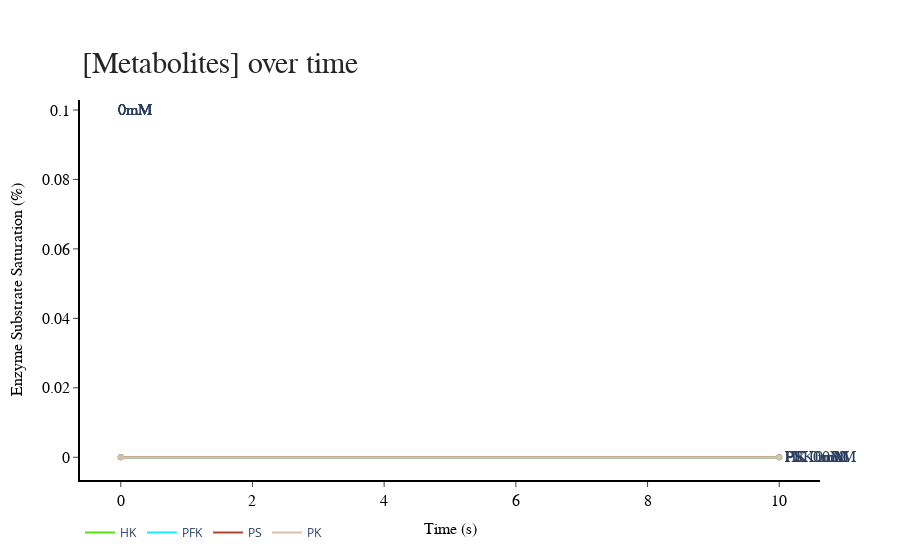

The cell this chart's notebook holds for it:
### Code cell
Plotly_EnzymeSubstrateSaturation(Title = 'Enzyme Substrate Saturation', Time = np.linspace(0, SIM_DURATION_SECONDS, TOTAL_STEPS), Data = arr2DEnzymePercentSubstrateSaturation.T, Legend = enzymeLegend)

### Figure 1 — Plotly figure (JSON) as saved in the notebook; plotly's stock layout.template omitted (floating-point values rounded to 4 significant figures; data arrays with more than 128 entries replaced by an {"elided": "..."} marker saying what was removed)
{"data": [{"connectgaps": true, "line": {"color": "rgb(88,221,19)"}, "mode": "lines", "name": "HK", "type": "scatter", "x": {"elided": "1000 float values"}, "y": {"elided": "1000 float values"}}, {"marker": {"color": "rgb(88,221,19)"}, "mode": "markers", "name": "HK", "showlegend": false, "type": "scatter", "x": [0, 10], "y": [0, 2.572e-36]}, {"connectgaps": true, "line": {"color": "rgb(25,234,245)"}, "mode": "lines", "name": "PFK", "type": "scatter", "x": {"elided": "1000 float values"}, "y": {"elided": "1000 float values"}}, {"marker": {"color": "rgb(25,234,245)"}, "mode": "markers", "name": "PFK", "showlegend": false, "type": "scatter", "x": [0, 10], "y": [0, 2.572e-36]}, {"connectgaps": true, "line": {"color": "rgb(172,70,45)"}, "mode": "lines", "name": "PS", "type": "scatter", "x": {"elided": "1000 float values"}, "y": {"elided": "1000 float values"}}, {"marker": {"color": "rgb(172,70,45)"}, "mode": "markers", "name": "PS", "showlegend": false, "type": "scatter", "x": [0, 10], "y": [0, 2.572e-36]}, {"connectgaps": true, "line": {"color": "rgb(216,192,172)"}, "mode": "lines", "name": "PK", "type": "scatter", "x": {"elided": "1000 float values"}, "y": {"elided": "1000 float values"}}, {"marker": {"color": "rgb(216,192,172)"}, "mode": "markers", "name": "PK", "showlegend": false, "type": "scatter", "x": [0, 10], "y": [0, 2.572e-36]}], "layout": {"annotations": [{"axref": "x", "font": {"family": "Arial", "size": 16}, "showarrow": false, "text": "  0mM", "x": 0.1, "xanchor": "right", "xref": "paper", "y": 0.1, "yanchor": "middle"}, {"axref": "x", "font": {"family": "Arial", "size": 16}, "showarrow": false, "text": "HK  0mM", "x": 0.95, "xanchor": "left", "xref": "paper", "y": 2.572e-36, "yanchor": "middle"}, {"axref": "x", "font": {"family": "Arial", "size": 16}, "showarrow": false, "text": "  0mM", "x": 0.1, "xanchor": "right", "xref": "paper", "y": 0.1, "yanchor": "middle"}, {"axref": "x", "font": {"family": "Arial", "size": 16}, "showarrow": false, "text": "PFK  0mM", "x": 0.95, "xanchor": "left", "xref": "paper", "y": 2.572e-36, "yanchor": "middle"}, {"axref": "x", "font": {"family": "Arial", "size": 16}, "showarrow": false, "text": "  0mM", "x": 0.1, "xanchor": "right", "xref": "paper", "y": 0.1, "yanchor": "middle"}, {"axref": "x", "font": {"family": "Arial", "size": 16}, "showarrow": false, "text": "PS  0mM", "x": 0.95, "xanchor": "left", "xref": "paper", "y": 2.572e-36, "yanchor": "middle"}, {"axref": "x", "font": {"family": "Arial", "size": 16}, "showarrow": false, "text": "  0mM", "x": 0.1, "xanchor": "right", "xref": "paper", "y": 0.1, "yanchor": "middle"}, {"axref": "x", "font": {"family": "Arial", "size": 16}, "showarrow": false, "text": "PK  0mM", "x": 0.95, "xanchor": "left", "xref": "paper", "y": 2.572e-36, "yanchor": "middle"}, {"font": {"color": "rgb(37,37,37)", "family": "Arial", "size": 30}, "showarrow": false, "text": "[Metabolites] over time", "x": 0, "xanchor": "left", "xref": "paper", "y": 1.05, "yanchor": "bottom", "yref": "paper"}], "autosize": true, "legend": {"orientation": "h"}, "plot_bgcolor": "white", "xaxis": {"linecolor": "rgb(0, 0, 0)", "linewidth": 2, "showgrid": true, "showline": true, "showticklabels": true, "tickfont": {"color": "rgb(0, 0, 0)", "family": "Arial", "size": 16}, "ticks": "outside", "title": {"font": {"color": "rgb(0,0,0)", "family": "Arial", "size": 16}, "text": "Time (s)"}}, "yaxis": {"linecolor": "rgb(0, 0, 0)", "linewidth": 2, "showgrid": true, "showline": true, "showticklabels": true, "tickfont": {"color": "rgb(0, 0, 0)", "family": "Arial", "size": 16}, "ticks": "outside", "title": {"font": {"color": "rgb(0,0,0)", "family": "Arial", "size": 16}, "text": "Enzyme Substrate Saturation (%)"}, "zeroline": true}}}
